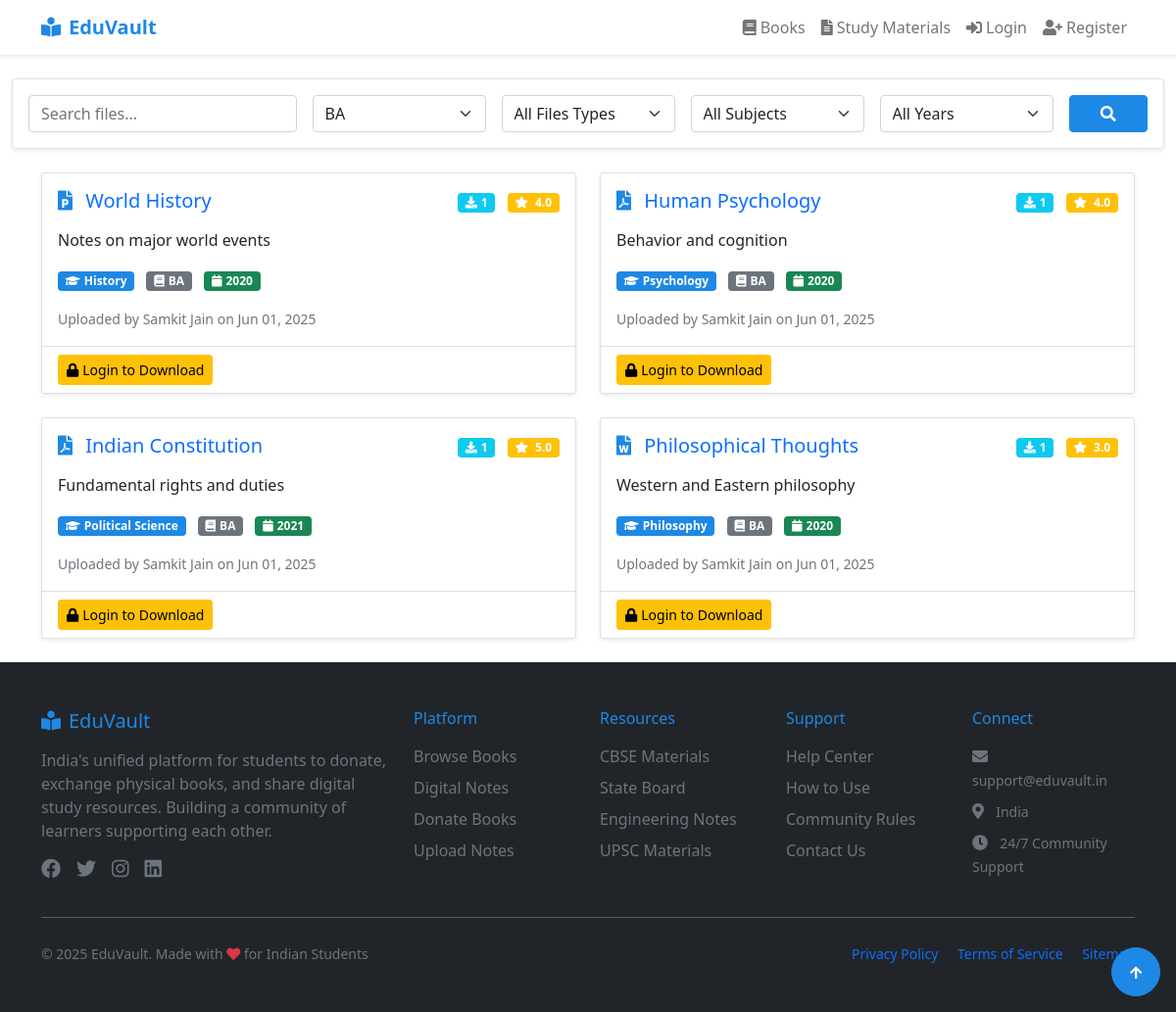
Page /files/list.php?course=BA on the committed database.
### tables this page shows
CREATE TABLE `digital_files` (
  `id` int(11) NOT NULL,
  `user_id` int(11) DEFAULT NULL,
  `title` varchar(255) DEFAULT NULL,
  `description` text DEFAULT NULL,
  `file_path` varchar(255) DEFAULT NULL,
  `subject` varchar(100) DEFAULT NULL,
  `course` varchar(100) DEFAULT NULL,
  `year` varchar(10) DEFAULT NULL,
  `file_type` varchar(20) DEFAULT NULL,
  `upload_date` timestamp NOT NULL DEFAULT current_timestamp()
);

CREATE TABLE `users` (
  `id` int(11) NOT NULL,
  `name` varchar(100) NOT NULL,
  `email` varchar(100) NOT NULL,
  `password` varchar(255) NOT NULL,
  `location` varchar(100) DEFAULT NULL,
  `phone` varchar(15) DEFAULT NULL,
  `status` enum('blocked','active') NOT NULL DEFAULT 'active',
  `created_at` timestamp NOT NULL DEFAULT current_timestamp(),
  `last_active` timestamp NULL DEFAULT current_timestamp(),
  `latitude` decimal(10,8) DEFAULT NULL,
  `longitude` decimal(11,8) DEFAULT NULL
);

### includes/functions.php (called while the page is built, shortened)
<?php
function getFileIcon($file_type)
{
    switch ($file_type) {
        case "pdf":
            return "pdf";
        case "docx":
            return "word";
        case "pptx":
            return "powerpoint";
    }
}
?>

### includes/session.php (called while the page is built, shortened)
<?php
function isLoggedIn() {
    return isset($_SESSION['user_id']);
}
?>

### files/list.php (the view, shortened to what this page needs)
<?php
require_once '../includes/db_connect.php';
require_once '../includes/session.php';
require_once '../includes/header.php';
require_once '../includes/functions.php';
$search = isset($_GET['search']) ? mysqli_real_escape_string($mysqli, $_GET['search']) : '';
$course = isset($_GET['course']) ? mysqli_real_escape_string($mysqli, $_GET['course']) : '';
$where_conditions = ["1=1"];
if (!empty($course)) {
    $where_conditions[] = "course = '$course'";
}
$where_clause = implode(' AND ', $where_conditions);
$query = "SELECT f.*, u.name as uploader_name,
          (SELECT COUNT(*) FROM downloads WHERE file_id = f.id) as download_count,
          (SELECT AVG(rating) FROM file_feedback WHERE file_id = f.id) as avg_rating
          FROM digital_files f
          JOIN users u ON f.user_id = u.id
          WHERE $where_clause
          ORDER BY f.upload_date DESC";
$result = mysqli_query($mysqli, $query);
$courses = mysqli_query($mysqli, "SELECT DISTINCT course FROM digital_files WHERE course != ''");
?>
<div class="container-fluid">
<div class="row mb-4">
    <div class="col-md-12">
        <div class="card shadow-sm">
            <div class="card-body">
                <form method="GET" class="row g-3">
                    <div class="col-md-3">
                        <input type="text" name="search" class="form-control"
                               placeholder="Search files..." value="<?php echo htmlspecialchars($search); ?>">
                    </div>
                    <div class="col-md-2">
                        <select name="course" class="form-select">
                            <?php while ($c = mysqli_fetch_assoc($courses)): ?>
                                <option value="<?php echo htmlspecialchars($c['course']); ?>"
                                        <?php echo $course == $c['course'] ? 'selected' : ''; ?>>
                                    <?php echo htmlspecialchars($c['course']); ?>
                                </option>
                            <?php endwhile; ?>
                        </select>
                    </div>
                    <div class="col-md-2">
                        <select name="fileType" class="form-select">
                            <option value="">All Files Types</option>
                        </select>
                    </div>
                    <div class="col-md-2">
                        <select name="subject" class="form-select">
                            <option value="">All Subjects</option>
                        </select>
                    </div>
                    <div class="col-md-2">
                        <select name="year" class="form-select">
                            <option value="">All Years</option>
                        </select>
                    </div>
                    <div class="col-md-1">
                        <button type="submit" class="btn btn-primary w-100">
                            <i class="fas fa-search"></i>
                        </button>
                    </div>
                </form>
            </div>
        </div>
    </div>
</div>
</div>
<div class="container-md">
    <div class="row">
        <?php if (mysqli_num_rows($result) > 0): ?>
            <?php while ($file = mysqli_fetch_assoc($result)):?>
                <div class="col-md-6 mb-4">
                    <div class="card h-100 shadow-sm">
                        <div class="card-body">
                            <div class="d-flex justify-content-between align-items-start">
                                <h5 class="card-title mb-3">
                                    <a href="view.php?id=<?php echo $file['id']; ?>" class="text-decoration-none">
                                        <i class="fas fa-file-<?php echo getFileIcon(strtolower($file['file_type'])); ?> me-2 text-primary"></i>
                                        <?php echo htmlspecialchars($file['title']); ?>
                                    </a>
                                </h5>
                                <div>
                                    <span class="badge bg-info me-2">
                                        <i class="fas fa-download me-1"></i><?php echo $file['download_count']; ?>
                                    </span>
                                    <span class="badge bg-warning">
                                        <i class="fas fa-star me-1"></i>
                                        <?php echo number_format($file['avg_rating'] ?: 0, 1); ?>
                                    </span>
                                </div>
                            </div>
                            <p class="card-text"><?php echo nl2br(htmlspecialchars($file['description'])); ?></p>
                            <div class="mb-3">
                                <span class="badge bg-primary me-2">
                                    <i class="fas fa-graduation-cap me-1"></i><?php echo htmlspecialchars($file['subject']); ?>
                                </span>
                                <span class="badge bg-secondary me-2">
                                    <i class="fas fa-book me-1"></i><?php echo htmlspecialchars($file['course']); ?>
                                </span>
                                <span class="badge bg-success">
                                    <i class="fas fa-calendar me-1"></i><?php echo $file['year']; ?>
                                </span>
                            </div>
                            <small class="text-muted">
                                Uploaded by <?php echo htmlspecialchars($file['uploader_name']); ?>
                                on <?php echo date('M d, Y', strtotime($file['upload_date'])); ?>
                            </small>
                        </div>
                        <div class="card-footer bg-white">
                            <?php if (isLoggedIn()): ?>
                                <a href="download.php?id=<?php echo $file['id']; ?>" class="btn btn-success btn-sm">
                                    <i class="fas fa-download me-1"></i>Download
                                </a>
                            <?php else: ?>
                                <a href="../login.php" class="btn btn-warning btn-sm">
                                    <i class="fas fa-lock me-1"></i>Login to Download
                                </a>
                            <?php endif; ?>
                        </div>
                    </div>
                </div>
            <?php endwhile; ?>
        <?php endif; ?>
    </div>
</div>
<?php require_once '../includes/footer.php'; ?>

### includes/header.php (style rules this page uses)
:root { --primary-color: #1e88e5; --primary-dark: #1565c0; --secondary-color: #757575; --success-color: #43a047; --warning-color: #fdd835; --danger-color: #e53935; }
.btn-primary { background-color: var(--primary-color); border-color: var(--primary-color); }
.text-primary { color: var(--primary-color) !important; }
.bg-primary { background-color: var(--primary-color) !important; }

### rows in the picture
digital_files: title "World History", download_count "1", avg_rating "4.0", description "Notes on major world events", subject "History", course "BA", year "2020", user.name "Samkit Jain", upload_date "Jun 01, 2025"
digital_files: title "Human Psychology", download_count "1", avg_rating "4.0", description "Behavior and cognition", subject "Psychology", course "BA", year "2020", user.name "Samkit Jain", upload_date "Jun 01, 2025"
digital_files: title "Indian Constitution", download_count "1", avg_rating "5.0", description "Fundamental rights and duties", subject "Political Science", course "BA", year "2021", user.name "Samkit Jain", upload_date "Jun 01, 2025"
digital_files: title "Philosophical Thoughts", download_count "1", avg_rating "3.0", description "Western and Eastern philosophy", subject "Philosophy", course "BA", year "2020", user.name "Samkit Jain", upload_date "Jun 01, 2025"

### other values in the picture
form field course "BA"
